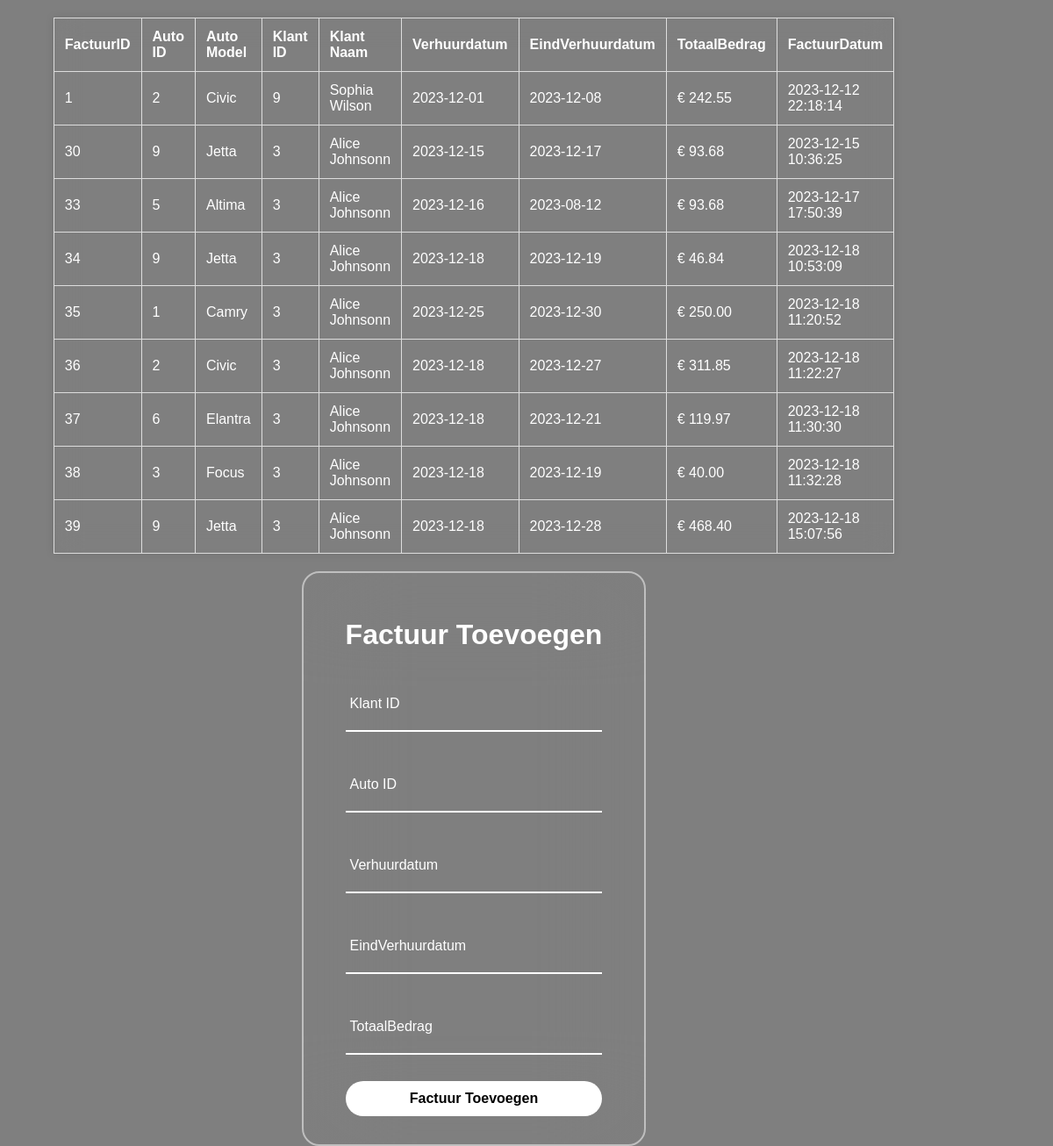
The page /reserveeringenmedewerker.php on the database its author committed.
### tables this page shows
CREATE TABLE `facturen` (
  `FactuurID` int(11) NOT NULL,
  `KlantID` int(11) DEFAULT NULL,
  `AutoID` int(11) DEFAULT NULL,
  `Verhuurdatum` date DEFAULT NULL,
  `EindVerhuurdatum` date DEFAULT NULL,
  `TotaalBedrag` decimal(10,2) DEFAULT NULL,
  `FactuurDatum` timestamp NOT NULL DEFAULT current_timestamp()
);

CREATE TABLE `autos` (
  `AutoID` int(11) NOT NULL,
  `image` varchar(255) NOT NULL,
  `Merk` varchar(255) NOT NULL,
  `Model` varchar(255) NOT NULL,
  `Jaar` int(11) NOT NULL,
  `Kenteken` varchar(15) NOT NULL,
  `Beschikbaarheid` tinyint(1) NOT NULL,
  `Prijs` decimal(6,2) NOT NULL
);

CREATE TABLE `klanten` (
  `KlantID` int(11) NOT NULL,
  `Naam` varchar(255) NOT NULL,
  `Adres` varchar(255) NOT NULL,
  `rol` varchar(40) DEFAULT '0',
  `Rijbewijsnummer` varchar(20) NOT NULL,
  `Telefoonnummer` varchar(15) NOT NULL,
  `Emailadres` varchar(255) NOT NULL,
  `Wachtwoord` varchar(255) NOT NULL
);

### database.php (called while the page is built, shortened)
<?php
class Database {
    public $pdo;
    public function __construct($db = 'autosverkopen', $user = 'root', $pass = '', $host = 'localhost:3306') {
        try {
            $this->pdo = new PDO("mysql:host=$host;dbname=$db", $user, $pass);
            $this->pdo->setAttribute(PDO::ATTR_ERRMODE, PDO::ERRMODE_EXCEPTION);
        } catch (PDOException $e) {
            die("Database connection failed: " . $e->getMessage());
        }
    }
    public function query($sql, $params = []) {
        $stmt = $this->pdo->prepare($sql);
        foreach ($params as $key => $value) {
            $stmt->bindValue(":$key", $value);
        }
        $stmt->execute();
        return $stmt;
    }
}
?>

### reserveeringenmedewerker.php (the view, shortened to what this page needs)
<?php
include "database.php";
$db = new Database();
$reserveringen = $db->query("SELECT * FROM facturen");
?>
<!DOCTYPE html>
<html lang="en">
<head>
</head>
<body>
    <?php if ($reserveringen->rowCount() > 0) : ?>
        <table>
            <thead>
                <tr>
                    <th>FactuurID</th>
                    <th>Auto ID</th>
                    <th>Auto Model</th>
                    <th>Klant ID</th>
                    <th>Klant Naam</th>
                    <th>Verhuurdatum</th>
                    <th>EindVerhuurdatum</th>
                    <th>TotaalBedrag</th>
                    <th>FactuurDatum</th>
                </tr>
            </thead>
            <tbody>
                <?php foreach ($reserveringen as $reservering) : ?>
                    <?php
                    $auto = $db->query("SELECT * FROM autos WHERE AutoID = :autoID", ['autoID' => $reservering['AutoID']])->fetch(PDO::FETCH_ASSOC);
                    $klant = $db->query("SELECT * FROM klanten WHERE KlantID = :klantID", ['klantID' => $reservering['KlantID']])->fetch(PDO::FETCH_ASSOC);
                    ?>
                    <tr>
                        <td><?php echo $reservering['FactuurID']; ?></td>
                        <td><?php echo $reservering['AutoID']; ?></td>
                        <td><?php echo $auto['Model']; ?></td>
                        <td><?php echo $reservering['KlantID']; ?></td>
                        <td><?php echo $klant['Naam']; ?></td>
                        <td><?php echo $reservering['Verhuurdatum']; ?></td>
                        <td><?php echo $reservering['EindVerhuurdatum']; ?></td>
                        <td>&euro; <?php echo number_format($reservering['TotaalBedrag'], 2); ?></td>
                        <td><?php echo $reservering['FactuurDatum']; ?></td>
                    </tr>
                <?php endforeach; ?>
            </tbody>
        </table>
    <?php else : ?>
        <p>Er zijn geen reserveringen.</p>
    <?php endif; ?>
    <section>
        <form method="post" action="insertfactuur.php">
            <h1>Factuur Toevoegen</h1>
            <div class="inputbox">
                <input type="text" id="klantID" name="klantID" required>
                <label for="klantID">Klant ID</label>
            </div>
            <div class="inputbox">
                <input type="text" id="autoID" name="autoID" required>
                <label for="autoID">Auto ID</label>
            </div>
            <div class="inputbox">
                <input type="" id="verhuurdatum" name="verhuurdatum" required>
                <label for="verhuurdatum">Verhuurdatum</label>
            </div>
            <div class="inputbox">
                <input type="" id="eindVerhuurdatum" name="eindVerhuurdatum" required>
                <label for="eindVerhuurdatum">EindVerhuurdatum</label>
            </div>
            <div class="inputbox">
                <input type="text" id="totaalBedrag" name="totaalBedrag" required>
                <label for="totaalBedrag">TotaalBedrag</label>
            </div>
            <button type="submit">Factuur Toevoegen</button>
        </form>
    </section>
</body>
</html>

### reserveeringenmedewerker.php (style rules this page uses)
body { font-family: 'Arial', sans-serif; background-color: #f4f4f4; margin: 0; padding-right: 120px; width: 100%; }
h1 { text-align: center; margin-top: 20px; color: #333; }
table { overflow-x: scroll; text-align: start; width: 50%; margin: 20px auto; backdrop-filter: blur(15px); border-collapse: collapse; box-shadow: 0 0 10px rgba(0, 0, 0, 0.1); }
th, td { color: white; border: 1px solid #ddd; padding: 12px; text-align: left; }
* { margin: 0; padding: 0; box-sizing: border-box; font-family: 'poppins',sans-serif; }
body { display: flex; flex-wrap: wrap; align-items: center; justify-content: center; min-height: 100vh; background: linear-gradient(rgba(0, 0, 0, 0.5), rgba(0, 0, 0, 0.5)), url(https://wallpaperaccess.com/full/26894.jpg); background-repeat: no-repeat; background-position: center; background-size: cover; }
section { position: relative; max-width: 400px; background-color: transparent; border: 2px solid rgba(255, 255, 255, 0.5); border-radius: 20px; backdrop-filter: blur(55px); display: flex; justify-content: center; align-items: center; padding: 2rem 3rem; }
h1 { font-size: 2rem; color: #fff; text-align: center; }
.inputbox { position: relative; margin: 30px 0; max-width: 310px; border-bottom: 2px solid #fff; }
.inputbox label { position: absolute; top: 50%; left: 5px; transform: translateY(-50%); color: #fff; font-size: 1rem; pointer-events: none; transition: all 0.5s ease-in-out; }
.inputbox input { width: 100%; height: 60px; background: transparent; border: none; outline: none; font-size: 1rem; padding: 0 35px 0 5px; color: #fff; }
button { width: 100%; height: 40px; border-radius: 40px; background-color: rgb(255, 255,255, 1); border: none; outline: none; cursor: pointer; font-size: 1rem; font-weight: 600; transition: all 0.4s ease; }

### rows shown on the page
facturen: FactuurID "1", AutoID "2", AutoID.Model "Civic", KlantID "9", KlantID.Naam "Sophia Wilson", Verhuurdatum "2023-12-01", EindVerhuurdatum "2023-12-08", TotaalBedrag "242.55", FactuurDatum "2023-12-12 22:18:14"
facturen: FactuurID "30", AutoID "9", AutoID.Model "Jetta", KlantID "3", KlantID.Naam "Alice Johnsonn", Verhuurdatum "2023-12-15", EindVerhuurdatum "2023-12-17", TotaalBedrag "93.68", FactuurDatum "2023-12-15 10:36:25"
facturen: FactuurID "33", AutoID "5", AutoID.Model "Altima", KlantID "3", KlantID.Naam "Alice Johnsonn", Verhuurdatum "2023-12-16", EindVerhuurdatum "2023-08-12", TotaalBedrag "93.68", FactuurDatum "2023-12-17 17:50:39"
facturen: FactuurID "34", AutoID "9", AutoID.Model "Jetta", KlantID "3", KlantID.Naam "Alice Johnsonn", Verhuurdatum "2023-12-18", EindVerhuurdatum "2023-12-19", TotaalBedrag "46.84", FactuurDatum "2023-12-18 10:53:09"
facturen: FactuurID "35", AutoID "1", AutoID.Model "Camry", KlantID "3", KlantID.Naam "Alice Johnsonn", Verhuurdatum "2023-12-25", EindVerhuurdatum "2023-12-30", TotaalBedrag "250.00", FactuurDatum "2023-12-18 11:20:52"
facturen: FactuurID "36", AutoID "2", AutoID.Model "Civic", KlantID "3", KlantID.Naam "Alice Johnsonn", Verhuurdatum "2023-12-18", EindVerhuurdatum "2023-12-27", TotaalBedrag "311.85", FactuurDatum "2023-12-18 11:22:27"
facturen: FactuurID "37", AutoID "6", AutoID.Model "Elantra", KlantID "3", KlantID.Naam "Alice Johnsonn", Verhuurdatum "2023-12-18", EindVerhuurdatum "2023-12-21", TotaalBedrag "119.97", FactuurDatum "2023-12-18 11:30:30"
facturen: FactuurID "38", AutoID "3", AutoID.Model "Focus", KlantID "3", KlantID.Naam "Alice Johnsonn", Verhuurdatum "2023-12-18", EindVerhuurdatum "2023-12-19", TotaalBedrag "40.00", FactuurDatum "2023-12-18 11:32:28"
facturen: FactuurID "39", AutoID "9", AutoID.Model "Jetta", KlantID "3", KlantID.Naam "Alice Johnsonn", Verhuurdatum "2023-12-18", EindVerhuurdatum "2023-12-28", TotaalBedrag "468.40", FactuurDatum "2023-12-18 15:07:56"
